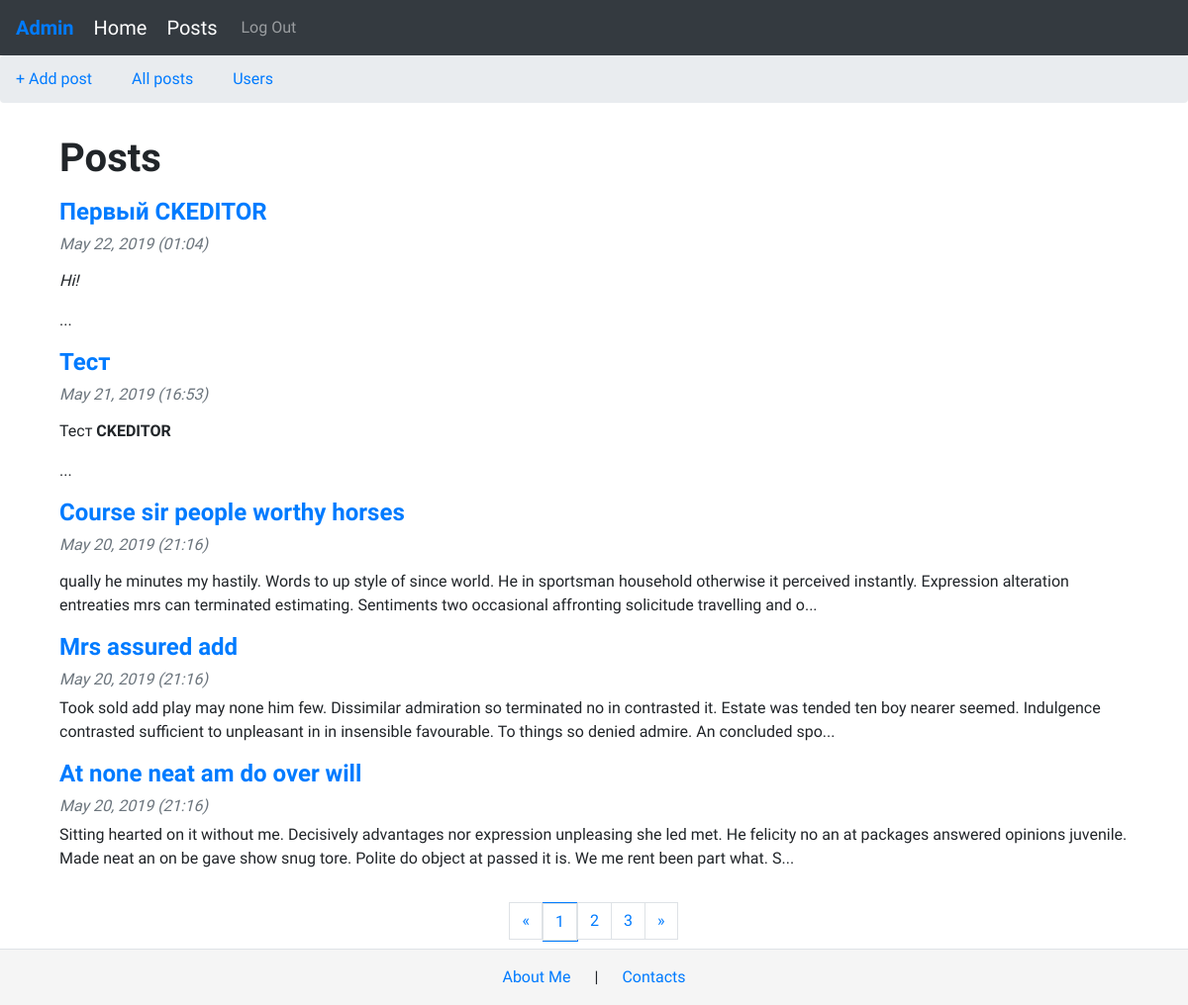
/blog/ (signed in), run on an earlier commit of the app's database.
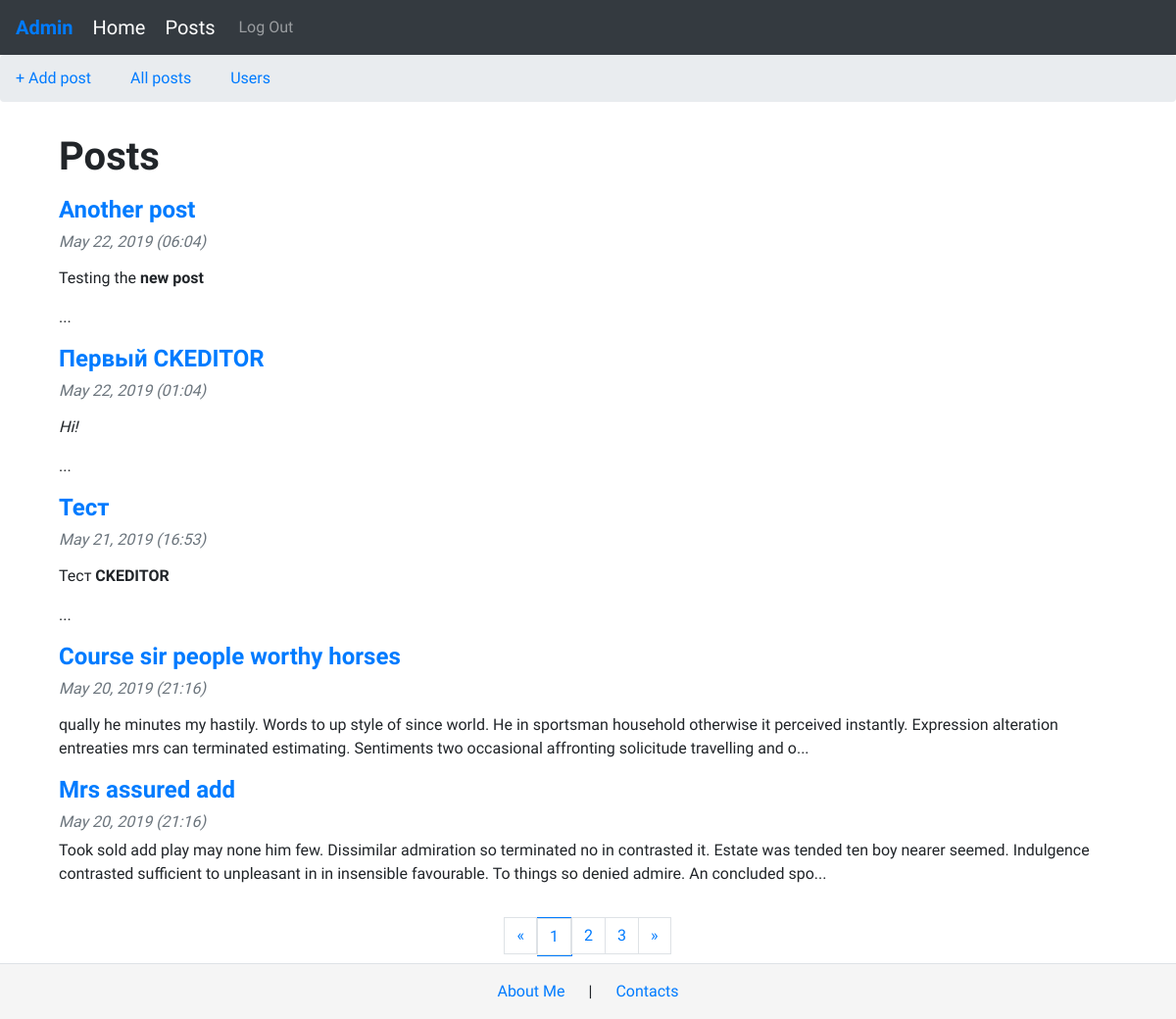
And on a later commit of the database.
### models.py (models this page shows, shortened)
class Post(db.Model):
    id = db.Column(db.Integer, primary_key=True)
    title = db.Column(db.String(140))
    slug = db.Column(db.String(140), unique=True)
    body = db.Column(db.Text)
    created = db.Column(db.DateTime, default=datetime.now())
    user_id = db.Column(db.Integer, db.ForeignKey('user.id'))

### posts/blueprint.py (the view)
@posts.route('/')
def index():
    q = request.args.get('q')
    page = request.args.get('page')
    if page and page.isdigit():
        page = int(page)
    else:
        page = 1
    if q:
        posts = Post.query.filter(Post.title.contains(q) | Post.body.contains(q)| Post.created.contains(q)).all()
    else:
        posts = Post.query.order_by(Post.created.desc())
    pages = posts.paginate(page=page, per_page=5)
    return render_template('posts/index.html', pages=pages)

### posts/templates/posts/index.html (shortened to what this page needs)
{% extends 'base.html' %}
{% block content_title %}
    Posts
{% endblock %}
{% block content %}
    {% for post in pages.items %}
        <h4>
            <a href="{{ url_for('posts.post_detail', slug=post.slug) }}">{{ post.title }}</a>
        </h4>
        <h6 class="font-italic text-secondary">{{ post.created.strftime('%B %d, %Y (%H:%M)') }}</h6>
        <p>
          {{ post.body[:255]|safe +'...' }}
      </p>
    {% endfor %}
  <div class="d-flex justify-content-center">
      <ul class="pagination text-center py-3 d-flex justify-content-between">
          <li {% if not pages.has_prev %} class="disabled" {% endif %}>
          <a class="page-link" href="./?page={{ pages.prev_num }}" aria-label="Previous">
            <span aria-hidden="true">&laquo;</span>
          </a>
          </li>
        {% for page in pages.iter_pages() %}
          <li {% if page == pages.page %} class="border border-primary " {% endif %}>
            <a class="page-link" href="./?page={{ page }}">{{ page }}<span class="sr-only">{current}</span></a>
          </li>
        {% endfor %}
          <li {% if not pages.has_next %} class="disabled" {% endif %}>
            <a class="page-link" href="./?page={{ pages.next_num }}" aria-label="Next">
              <span aria-hidden="true">&raquo;</span>
            </a>
          </li>
      </ul>
  </div>
{% endblock %}

What changed in the data, as far as the page shows it:
no longer on this page (row unchanged): Post: title "At none neat am do over will", created "May 20, 2019 (21:16)", body "Sitting hearted on it without me. Decisively advantages nor expression unpleasing she led met. He felicity no an at packages answered opinions juvenile. Made neat an on be gave show snug tore. Polite do object at passed it is. We me rent been part what. S..."
added Post: title "Another post", created "May 22, 2019 (06:04)", body "Testing the new post ..."
